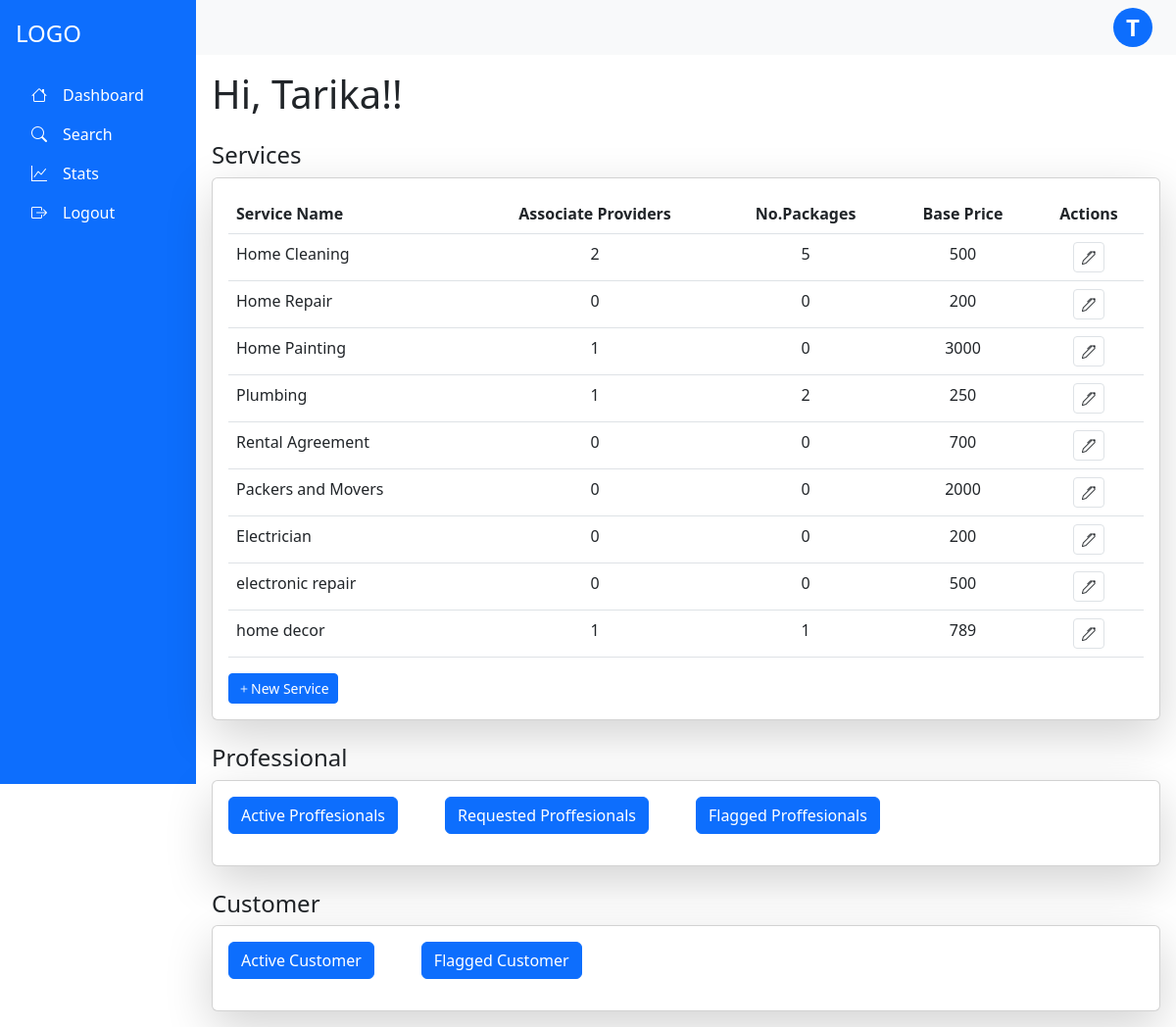
The app's page /admin/dashboard/ (signed in) with its own data.
### app.py (models this page shows, shortened)
class Admin(db.Model,UserMixin):
    __tablename__='admin'
    admin_id=db.Column(db.Integer, primary_key=True, autoincrement= True)
    admin_name=db.Column(db.String)
    admin_email=db.Column(db.String,unique=True)
    admin_password=db.Column(db.String,unique=True)

class Services(db.Model):
    __tablename__="services"
    s_id=db.Column(db.Integer, primary_key=True, autoincrement= True)
    s_name=db.Column(db.String,unique=True)
    baseprice=db.Column(db.Integer)
    packages=db.relationship("Package", backref="service")
    Sproviders=db.relationship("ServiceProvider",backref="service")

### app.py (the view)
@app.route("/admin/dashboard/",methods=["GET","POST"])
@login_required
def dashboard():
    if request.method=="GET" and 'accept' in request.args :
        spid=request.args.get("spid")
        sp=db.session.query(ServiceProvider).filter_by(sp_id=spid).first()
        sp.sp_status="Active"
        db.session.commit()
        return redirect("/admin/dashboard/")
    elif request.method=="GET":
        ser=db.session.query(Services).all()
        act_sp=db.session.query(ServiceProvider).filter_by(sp_status="Active").all()
        req_sp=db.session.query(ServiceProvider).filter_by(sp_status="Requested").all()
        flag_sp=db.session.query(ServiceProvider).filter_by(sp_status="Flagged").all()
        act_c=db.session.query(Customer).filter_by(c_status="Active").all()
        flag_c=db.session.query(Customer).filter_by(c_status="Flagged").all()
        return render_template("/admin/Admin_dashboard.html",Services=ser,active=act_sp,requested=req_sp,flagged=flag_sp,cu=current_user,c_active=act_c,c_flag=flag_c)

### app.py (called while the page is built)
@login_manager.user_loader
def load_user(user_id):
    utype,id=user_id.split("-")
    if utype=="c":
        return db.session.query(Customer).filter_by(c_id=id).first()
    elif utype=='sp':
        return db.session.query(ServiceProvider).filter_by(sp_id=id).first()
    else:
        return db.session.query(Admin).filter_by(admin_id=id).first()

### templates/admin/Admin_dashboard.html (shortened to what this page needs)
            {% extends "/admin/admin_base.html" %}
            {% block content %}
<h1 class="mb-4">Hi, {{cu.admin_name}}!!</h1>
<h4 class="mt-4"> Services</h4>
<div class="card shadow-lg">
  <div class="card-body">
      <table class="table">
          <thead>
              <tr>
                  <th>Service Name</th>
                  <th class="text-center">Associate Providers</th>
                  <th class="text-center">No.Packages</th>
                  <th class="text-center">Base Price</th>
                  <th class="text-center">Actions</th>
              </tr>
          </thead>
          <tbody>
            {% for s in Services %}
              <tr>
                  <td>{{s.s_name}}</td>
                  <td class="text-center">{{s.Sproviders|length}}</td>
                  <td class="text-center">{{s.packages|length}}</td>
                  <td class="text-center">{{s.baseprice}}</td>
                  <td class="action-btns text-center" >
                    <button class="btn btn-sm btn-white border" data-bs-toggle="modal" data-bs-target="#editservice-{{s.s_id}}" >
                        <i class="bi bi-pen"></i>
                    </button>
                  </td>
              </tr>
            {% endfor %}
          </tbody>
      </table>
      <div>
        <button class="btn btn-sm btn-primary" data-bs-toggle="modal" data-bs-target="#addService" >
          <i class="bi bi-plus"></i>New Service
        </button>
      </div>
  </div>
</div>
<h4 class="mt-4"> Professional</h4>
<div class="card shadow-lg">
  <div class="card-body">
    <p class="d-inline-flex gap-5">
        <button class="btn btn-primary accordian-button" type="button" data-bs-toggle="collapse" data-bs-target="#activeprofessional" aria-expanded="false" aria-controls="activeprofessional">
          Active Proffesionals
        </button>
        <button class="btn btn-primary accordian-button" type="button" data-bs-toggle="collapse" data-bs-target="#requestedprofessional" aria-expanded="false" aria-controls="requestedprofessional">
        Requested Proffesionals
      </button>
      <button class="btn btn-primary accordian-button" type="button" data-bs-toggle="collapse" data-bs-target="#flaggedprofessional" aria-expanded="false" aria-controls="flaggedprofessional">
        Flagged Proffesionals
      </button>
      </p>
  </div>
</div>
<h4 class="mt-4"> Customer</h4>
<div class="card shadow-lg">
  <div class="card-body">
    <p class="d-inline-flex gap-5">
        <button class="btn btn-primary" type="button" data-bs-toggle="collapse" data-bs-target="#activecustomer" aria-expanded="false" aria-controls="collapseExample">
            Active Customer
        </button>
        <button class="btn btn-primary" type="button" data-bs-toggle="collapse" data-bs-target="#flaggedcustomer" aria-expanded="false" aria-controls="collapseExample">
            Flagged Customer
      </button>
    </p>
  </div>
</div>
{% endblock %}

### templates/admin/admin_base.html (shortened to what this page needs)
<!DOCTYPE html>
<html lang="en">
<head>
  <link href="https://cdn.jsdelivr.net/npm/bootstrap@5.3.0-alpha3/dist/css/bootstrap.min.css" rel="stylesheet">
  <link rel="stylesheet" href="https://cdn.jsdelivr.net/npm/bootstrap-icons/font/bootstrap-icons.css">
</head>
<body>
    <div class="container-fluid">
      <div class="row min-vh-100 d-flex flex-column flex-md-row">
        <nav class="col-md-3 col-lg-2 d-flex flex-column bg-primary text-white p-3 vh-100 position-fixed">
            <div class="text-start py-1 mb-3">
              <h4 class="text-white">LOGO</h4>
            </div>
            <ul class="nav flex-column">
              <li class="nav-item">
                <a class="nav-link text-white" href="/admin/dashboard"><i class="bi bi-house"></i><span class="px-3">Dashboard</span></a>
              </li>
              <li class="nav-item">
                <a class="nav-link text-white" href="/admin/search"><i class="bi bi-search"></i><span class="px-3">Search</span></a>
              </li>
              <li class="nav-item">
                <a class="nav-link text-white" href="/admin/stats"><i class="bi bi-graph-up"></i><span class="px-3">Stats</span></a>
              </li>
              <li class="nav-item">
                <a class="nav-link text-white" href="/logout"><i class="bi bi-box-arrow-right"></i><span class="px-3">Logout</span></a>
              </li>
            </ul>
        </nav>
        <div class="col-md-9 ms-sm-auto col-lg-10 px-md-0">
          <nav class="navbar navbar-expand-lg navbar-light bg-light w-100">
            <div class="dropdown ms-auto me-4">
              <a href="#" class="d-flex align-items-center text-decoration-none bg-primary text-white rounded-circle justify-content-center " style="width: 40px; height: 40px; font-size: 1.5rem; font-weight: bold;"
              id="dropdownUser" data-bs-toggle="dropdown" aria-expanded="false">
              {{cu.admin_name[:1]}}
           </a>
            </div>
          </nav>
          <main class="p-3">
            {% block content %}
            {% endblock %}
        </main>
    </div>
  </div>
</div>
</body>
</html>

### records on screen
Admin: admin_name "T", admin_name "Tarika"
Services: s_name "Home Cleaning", Sproviders|length "2", packages|length "5", baseprice "500"
Services: s_name "Home Repair", Sproviders|length "0", packages|length "0", baseprice "200"
Services: s_name "Home Painting", Sproviders|length "1", packages|length "0", baseprice "3000"
Services: s_name "Plumbing", Sproviders|length "1", packages|length "2", baseprice "250"
Services: s_name "Rental Agreement", Sproviders|length "0", packages|length "0", baseprice "700"
Services: s_name "Packers and Movers", Sproviders|length "0", packages|length "0", baseprice "2000"
Services: s_name "Electrician", Sproviders|length "0", packages|length "0", baseprice "200"
Services: s_name "electronic repair", Sproviders|length "0", packages|length "0", baseprice "500"
Services: s_name "home decor", Sproviders|length "1", packages|length "1", baseprice "789"
